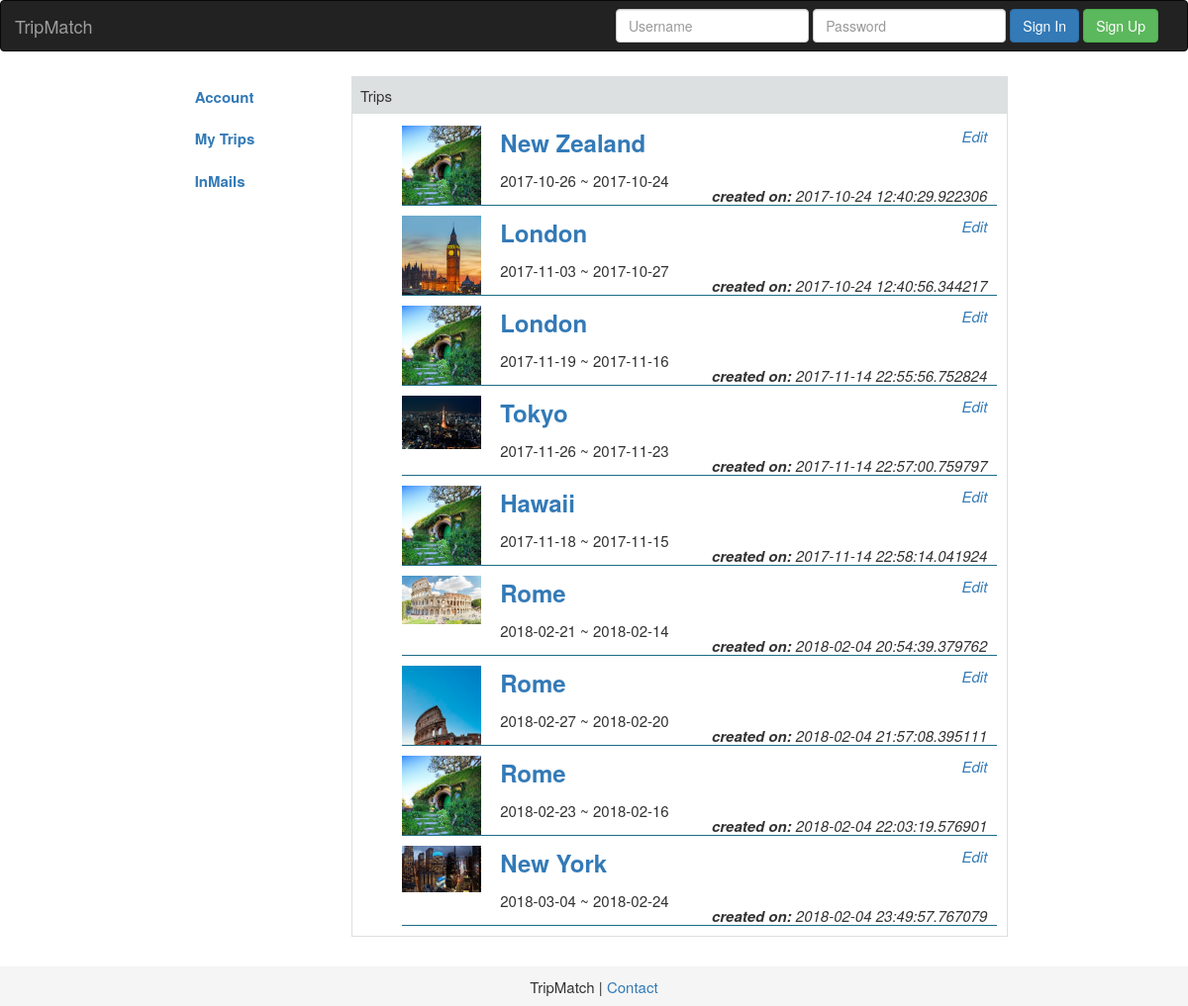
Page /manage/trips (signed in) on the committed database.
### tripmatch/model/tripmatch_model.py (models this page shows, shortened)
class TripDetails(Base):
    __tablename__ = 'trip_details'
    id = Column(Integer, primary_key=True)
    user_id = Column(Integer, ForeignKey('users.id'))
    destination_id = Column(Integer, ForeignKey('destinations.id'))
    duration = Column(String, nullable=True)
    date_start = Column(String, nullable=False)
    companions = Column(Integer, nullable=False)
    city_takeoff = Column(String, nullable=True)
    expected_group_size = Column(Integer, nullable=True)
    notes = Column(String, nullable=True)
    date_create = Column(String, nullable=False)
    contact = Column(String, nullable=True)
    img_name = Column(String, nullable=True)
    users = relationship('Users', back_populates='trip_details')
    destinations = relationship('Destinations', back_populates='trip_details')
    waitinglist = relationship('Waitinglist', back_populates='trip_details')
    def __repr__(self):
        "<TripDetails(username='%s', destination='%s', duration='%s', date_start='%s', companion='%s', city_takeoff='%s', expected_group_size='%s', notes='%s')>" \
        % (self.username, self.destination, self.duration, self.date_start, self.companions, self.city_takeoff,
           self.expected_group_size, self.notes)

class Destinations(Base):
    __tablename__ = 'destinations'
    id = Column(Integer, primary_key=True)
    destination = Column(String, nullable=False)
    trip_details = relationship('TripDetails', back_populates='destinations')

### tripmatch/trip_server.py (the view)
@app.route('/manage/trips')
def manage_trips():
    session = Session()
    trips = session.query(TripDetails).filter(TripDetails.user_id == login_session['user_id']).all()
    app.logger.info(trips)
    return render_template('manage_trips.html', trips=trips)

### tripmatch/trip_server.py (called while the page is built)
@app.context_processor
def utility_processor():
    def calc_date_end(start_date, duration):
        return (datetime.strptime(start_date, '%Y-%m-%d') + timedelta(int(duration))).strftime('%Y-%m-%d')
    return dict(calc_date_end=calc_date_end)

### tripmatch/templates/manage_trips.html
{% extends 'manage.html' %}
{% block manage_content %}
  <div class="container">
    <div class="row manage-main">
      {% include 'manage_sidebar.html' %}
      <div class="manage_trips col-md-8 col-sm-8">
        <div class="panel-box">
          <div class="panel-header">
            Trips
          </div>
          <ul class="manamge_trips_list">
            {% for trip in trips %}
              <li>
                <div class="trip-row">
                  <div class="crop trip-row-thumbnails">
                    {% if trip.img_name %}
                      <img src="{{ url_for('static', filename='user_uploaded_photos/' + trip.img_name) }}"
                           class="trip-thumbs">
                    {% else %}
                      <img src="{{ url_for('static', filename='NZ.jpg') }}" class="trip-thumbs">
                    {% endif %}
                  </div>
                  <div class="trip-row-content">
                    <div class="trip-row-titles">
                      <p style="font-size: x-large;">
                        <a href="{{ url_for('display_trip', trip_id=trip.id) }}"><b>{{ trip.destinations.destination }}</b></a>
                      </p>
                      <p>{{ calc_date_end(trip.date_start, trip.duration) }} ~ {{ trip.date_start }}</p>
                    </div>
                  </div>
                  <div class="rb"><b>created on:</b> {{ trip.date_create }}</div>
                  <div class="rt"><i><a href="{{ url_for('edit_trip', trip_id=trip.id) }}">Edit</a></i></div>
                </div>
              </li>
            {% endfor %}
          </ul>
        </div>
      </div>
    </div>
  </div>
{% endblock %}

### tripmatch/static/css/manage.css (style rules this page uses)
li { list-style-type: none; }
.manage-main { margin-top: 25px; margin-left: 50px; margin-right: 50px; }
.panel-box { border: 1px solid rgb(220, 224, 224); margin-bottom: 20px; }
.panel-header { background-color: rgb(220,224,224); margin-bottom: 12px; padding: 8px; }
.crop { width: 80px; height: 80px; overflow: hidden; }
.crop img { width: 80px; }
.trip-row { position: relative; margin: 10px; border-bottom: 1px solid #1b6d85; }
.trip-row-thumbnails { display: inline-block; vertical-align: middle; }
.trip-row-content { display: inline-block; margin-left: 15px; vertical-align: top; }
.rb { position: absolute; right: 0; top: 60px; margin-right: 10px; font-style: italic; }
.rt { float: right; top : 0; margin-right: 10px; }

### rows in the picture
TripDetails: destinations.destination "New Zealand", date_start+duration "2017-10-26", date_start "2017-10-24", date_create "2017-10-24 12:40:29.922306"
TripDetails: img_name (picture), destinations.destination "London", date_start+duration "2017-11-03", date_start "2017-10-27", date_create "2017-10-24 12:40:56.344217"
TripDetails: destinations.destination "London", date_start+duration "2017-11-19", date_start "2017-11-16", date_create "2017-11-14 22:55:56.752824"
TripDetails: img_name (picture), destinations.destination "Tokyo", date_start+duration "2017-11-26", date_start "2017-11-23", date_create "2017-11-14 22:57:00.759797"
TripDetails: destinations.destination "Hawaii", date_start+duration "2017-11-18", date_start "2017-11-15", date_create "2017-11-14 22:58:14.041924"
TripDetails: img_name (picture), destinations.destination "Rome", date_start+duration "2018-02-21", date_start "2018-02-14", date_create "2018-02-04 20:54:39.379762"
TripDetails: img_name (picture), destinations.destination "Rome", date_start+duration "2018-02-27", date_start "2018-02-20", date_create "2018-02-04 21:57:08.395111"
TripDetails: destinations.destination "Rome", date_start+duration "2018-02-23", date_start "2018-02-16", date_create "2018-02-04 22:03:19.576901"
TripDetails: img_name (picture), destinations.destination "New York", date_start+duration "2018-03-04", date_start "2018-02-24", date_create "2018-02-04 23:49:57.767079"
